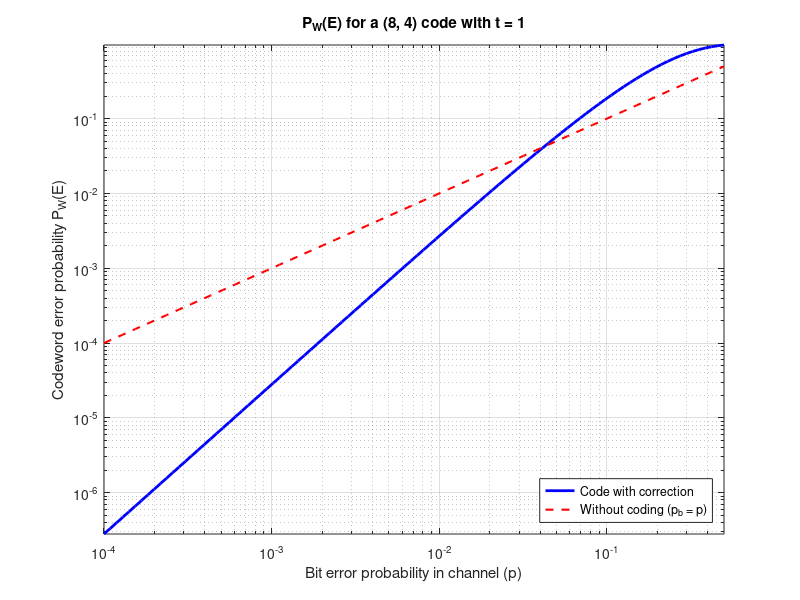
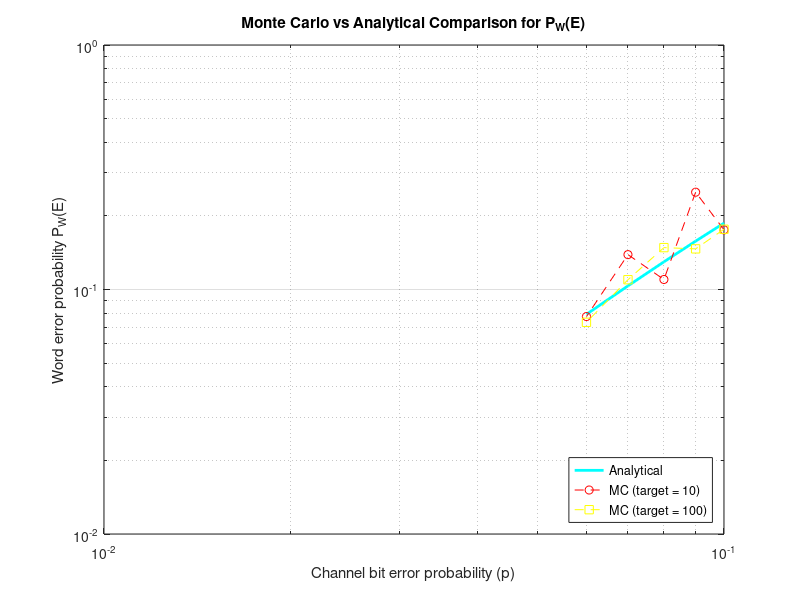

Write the MATLAB code that produced these figures, in order.
% Exercise 4c

clc;
close all;
clear;

% the code is C(8, 4)
A = [1 1 1 0;
    0 1 1 1;
    0 0 1 1;
    1 0 0 1];

I = eye(4);  % identity matrix

G = [I A];  % systematic matrix G

% C(8, 4)
n = size(G, 2);     % taking the number of columns
k = size(G, 1);     % taking the number of rows

v = dec2bin(0:2^k-1) - '0';  

% Matrix multiplication modulo 2 generates all 2^k possible transmitted Codewords.
c = mod(v*G, 2);   

% Let's calculate the hamming weight with zeros
Hw_0 = sum(c, 2);

% and without zeros
Hw = Hw_0(Hw_0 > 0);

% minimum distance excluding zero values
dmin = min(Hw);

%% 4c.1 --- Determine the error-correction capability t of the new code. ---
t = (dmin - 1) / 2;

% we define S(c, t)
S = 0;
for i=0:t
    S = S + nchoosek(n, i);
end

%% 4c.2 --- Verify if it is perfect ---
condition = 2^k * S;

if(condition == 2^n)
    fprintf("This is a perfect code.\n")
else
    fprintf("This isn't a perfect code.\n");
end

% In fact, coding theory establishes that the only existing non-trivial binary 
% linear perfect codes are the Hamming codes (2^m - 1, 2^m - 1 - m) and the Golay code (23, 12).

% Assuming transmission over a BSC with crossover probability p and minimum Hamming distance
% decoding, derive the analytical expression for the word error probability PW(E) as a function of p.

p = logspace(-4, log10(0.5), 100);

p_corr = zeros(size(p));

for i=0:t
    p_corr = p_corr + nchoosek(n, i) .* p.^i .* (1-p).^(n - i);
end

p_word_err = 1 - p_corr;

figure;
loglog(p, p_word_err, 'b-', 'LineWidth', 2); hold on;
loglog(p, p, 'r--', 'LineWidth', 1.5); % Riferimento: trasmissione non codificata su 1 bit

grid on;
xlabel('Bit error probability in channel (p)');
ylabel('Codeword error probability P_W(E)');
title(sprintf('P_W(E) for a (%d, %d) code with t = %d', n, k, t));
legend('Code with correction', 'Without coding (p_b = p)', 'Location', 'southeast');
axis tight;

%% 4c.4

% Ex1 part 4 Monte Carlo simulation - Word Error Probability PW(E)
target_errors = [10, 100];     % Stop simulation upon reaching 10 or 100 word errors
rng(70);    % fixed seed
p = [0.10, 0.09, 0.08, 0.07, 0.06];
PW_E = zeros(length(target_errors), length(p));
PW_E_analytical = zeros(1, length(p));

% --- 1. MONTE CARLO SIMULATION ---
for j = 1:length(target_errors)
    for i = 1:length(p)
        word_errors = 0;        % Reset error counter for each value of p
        total_transmitted = 0;

        while word_errors < target_errors(j)
            % 4.1 Message generation and transmission over BSC
            % the codeword generated and random message doesn't influence
            % the probability word error, so we don't need them

            e = rand(1, n) < p(i);              % BSC noise pattern generation

            % 4.2 Word error condition under Minimum Distance Decoding
            % A word error occurs whenever the number of channel errors exceeds t
            num_errors = sum(e);
            if num_errors > t
                word_errors = word_errors + 1;
            end

            total_transmitted = total_transmitted + 1;
        end

        % Empirical Word Error Probability
        PW_E(j, i) = word_errors / total_transmitted;
    end
end

% --- 2. ANALYTICAL CALCULATION ---
for i = 1:length(p)
    p_val = p(i);
    pwe_sum = 0;
    % Binomial tail summation from w = t + 1 to n (more than t errors)
    %        All error patterns of weight at most t are corrected.
    %        No error pattern of weight greater than t is corrected.
    % so we use t+1
    for w = (t + 1):n       
        pwe_sum = pwe_sum + nchoosek(n, w) * (p_val^w) * ((1 - p_val)^(n - w));
    end
    PW_E_analytical(i) = pwe_sum;
end

% 4c.5 --- 3. COMPARISON PLOT ---
figure;
loglog(p, PW_E_analytical, 'c-', 'LineWidth', 2, 'DisplayName', 'Analytical'); hold on;
loglog(p, PW_E(1, :), 'r--o', 'DisplayName', sprintf('MC (target = %d)', target_errors(1)));
loglog(p, PW_E(2, :), 'y--s', 'DisplayName', sprintf('MC (target = %d)', target_errors(2)));
grid on;
xlabel('Channel bit error probability (p)');
ylabel('Word error probability P_W(E)');
title('Monte Carlo vs Analytical Comparison for P_W(E)');
legend('Location', 'southeast');
